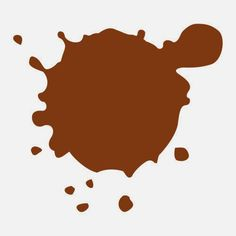
#> input picture MARRON.jpg, 236 x 236 px
$ python marronTR1.py
#> lines starting #> are read from the running program, lines starting #| are printed output that depends on the picture; after the words box and inside, x2 and y2 are one past the last pixel; in counts of white or black regions, pixels touching at a corner belong together
import cv2
import numpy as np

img = cv2.imread('MARRON.jpg')
#> img is the input picture: shape (236, 236, 3); mean B, G, R 165.4, 178.7, 202
hola = cv2.cvtColor(img, cv2.COLOR_BGR2HSV)
#> hola: shape (236, 236, 3); mean H, S, V 15.6, 74.9, 202.5
aqua_bajo = np.array([5,17,39 ])
aqua_alto = np.array([221, 232, 251])
mask = cv2.inRange(hola, aqua_bajo, aqua_alto)
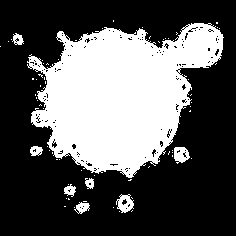
#> mask: shape (236, 236); 34.9% white; 69 white regions (61 under 20 px), largest, box (x1, y1, x2, y2) and area: (27, 23, 224, 178) 18498, (116, 194, 134, 213) 205, (174, 147, 190, 164) 190
cv2.imshow('FOTO ORIGINAL', img)
cv2.imshow('ENCONTRE AQUA EN', mask)

cv2.waitKey(0)
#> (the run stopped early here; a loop or call above may not have finished)

$ run again, with colores.jpg copied over MARRON.jpg
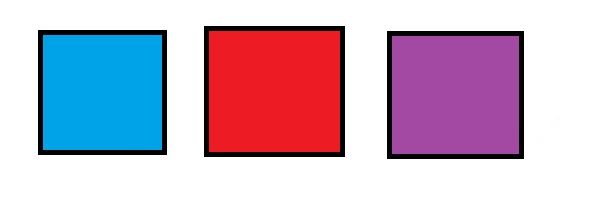
#> input picture colores.jpg, 600 x 219 px
#> img is the input picture: shape (219, 600, 3); mean B, G, R 201, 182.5, 201.2
#> hola: shape (219, 600, 3); mean H, S, V 54.4, 79.5, 225.3
#> `mask = cv2.inRange(hola, aqua_bajo, aqua_alto)`:
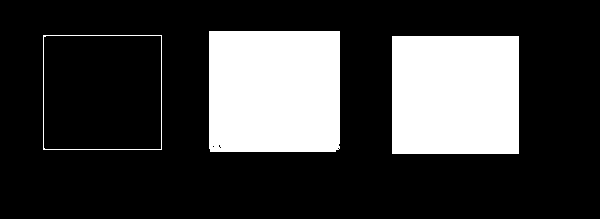
#> mask: shape (219, 600); 23.8% white; 3 white regions, box (x1, y1, x2, y2) and area: (209, 31, 340, 152) 15832, (392, 36, 519, 154) 14986, (43, 35, 162, 150) 467
